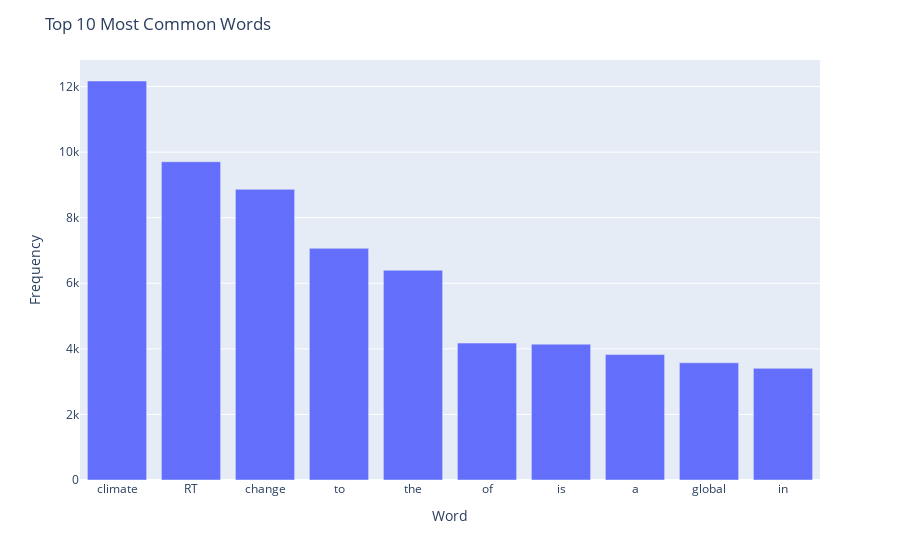

Notebook cell for this chart:
### Code cell
# Concatenate all messages into a single string
all_messages = ' '.join(df['message'].values)

# Tokenize the text
tokens = all_messages.split()

# Count the frequency of each word
word_freq = pd.Series(tokens).value_counts().reset_index()
word_freq.columns = ['Word', 'Frequency']

# Select the top N most common words
top_words = word_freq.head(10)

# Create bar chart using Plotly
fig = px.bar(top_words, x='Word', y='Frequency')
fig.update_layout(
    title='Top 10 Most Common Words',
    xaxis_title='Word',
    yaxis_title='Frequency',
    showlegend=False
)
fig.show()

### Figure 1 — Plotly figure (JSON) as saved in the notebook; plotly's stock layout.template omitted (floating-point values rounded to 4 significant figures)
{"data": [{"alignmentgroup": "True", "hovertemplate": "Word=%{x}<br>Frequency=%{y}<extra></extra>", "legendgroup": "", "marker": {"color": "#636efa", "pattern": {"shape": ""}}, "name": "", "offsetgroup": "", "orientation": "v", "showlegend": false, "textposition": "auto", "type": "bar", "x": ["climate", "RT", "change", "to", "the", "of", "is", "a", "global", "in"], "xaxis": "x", "y": [12170, 9706, 8865, 7066, 6397, 4176, 4143, 3825, 3575, 3406], "yaxis": "y"}], "layout": {"barmode": "relative", "legend": {"tracegroupgap": 0}, "margin": {"t": 60}, "showlegend": false, "title": {"text": "Top 10 Most Common Words"}, "xaxis": {"anchor": "y", "domain": [0, 1], "title": {"text": "Word"}}, "yaxis": {"anchor": "x", "domain": [0, 1], "title": {"text": "Frequency"}}}}
